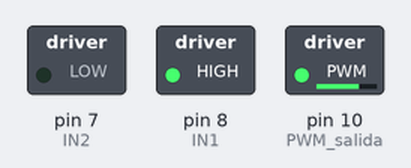
Bench run of a sketch on a simulated Arduino Uno, built with avr-gcc and run on an emulated ATmega328P. Parts: switched loads named in the sketch (green lamp = pin HIGH).

Above: at 0.1 s.
Timing chart, 0 to 1.6 s (numbered marks = the images above):
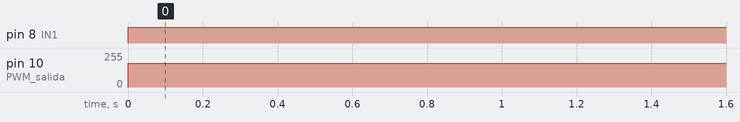

Measured:
- by itself, pin 8 (IN1): LOW → HIGH at 0.00 s
- by itself, pin 10 (PWM_salida): 0/255 → 180/255 at 0.00 s

The sketch:

5Solo_Motores2.ino
```cpp
int IN1 = 8;
int IN2 = 7;
int PWM_salida = 10;

void setup() {
  pinMode( IN1, OUTPUT );
  pinMode( IN2, OUTPUT );
  pinMode( PWM_salida, OUTPUT );


}

void loop() {

  digitalWrite(IN1,HIGH);
  digitalWrite(IN2,LOW);
  analogWrite(PWM_salida, 180);

}
```
